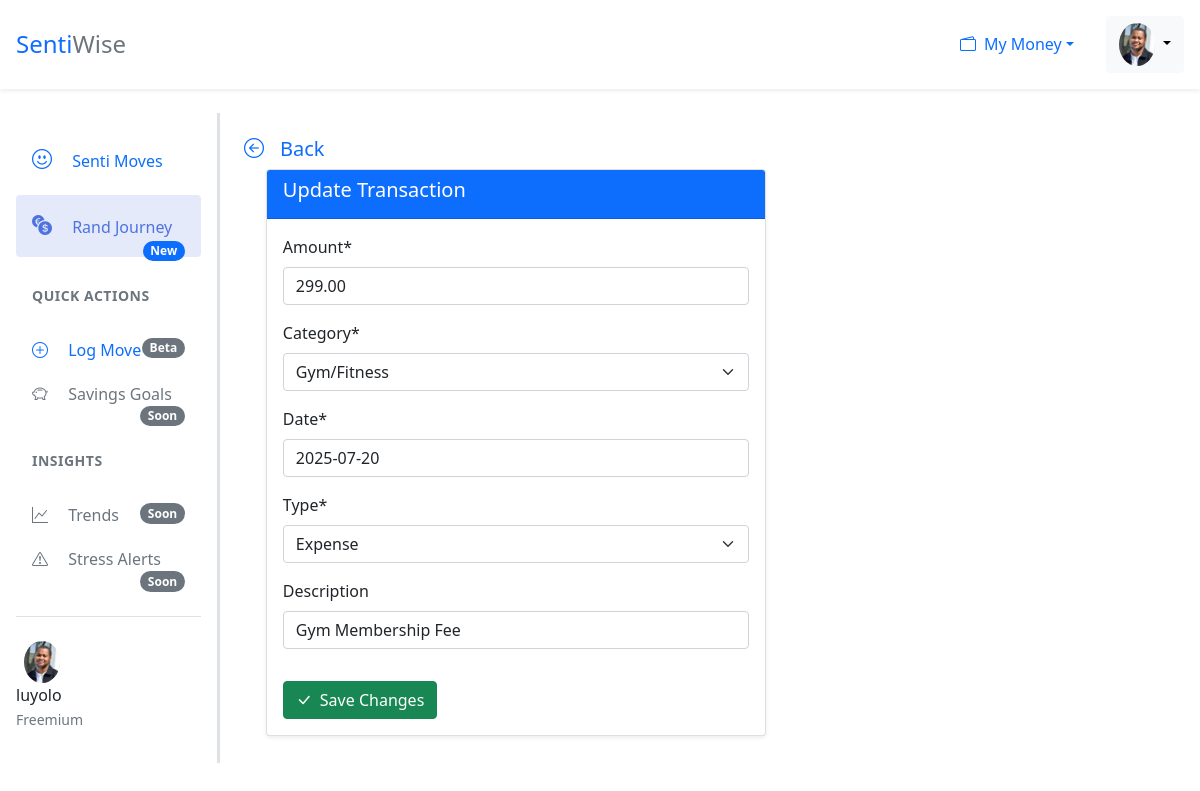
Before: /transactions/2/edit/ (signed in) with the older database file.
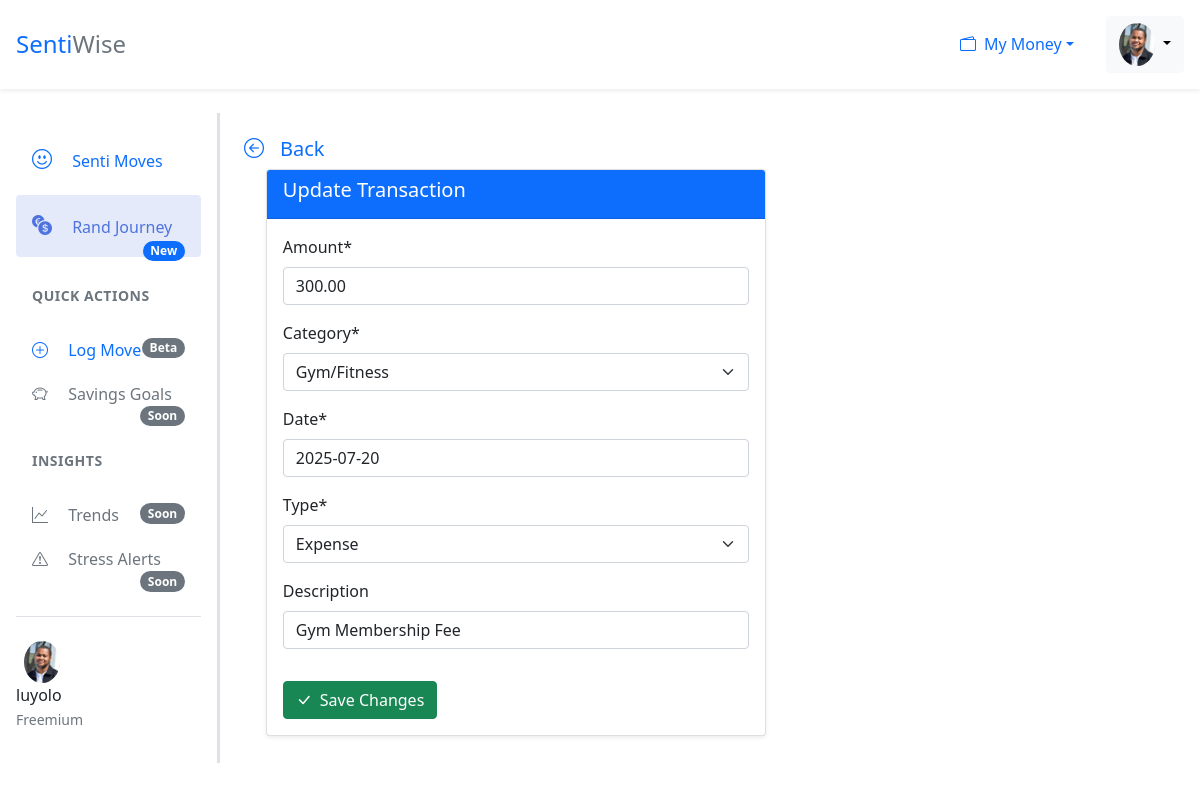
After: the same page with the newer database file.
### transactions/models.py (models this page shows, shortened)
class Transaction(models.Model):
    TRANSACTION_TYPES = (
        ('income', 'Income'),
        ('expense', 'Expense'),
    )
    user = models.ForeignKey(User, on_delete=models.CASCADE, related_name='transactions')
    amount = models.DecimalField(max_digits=10, decimal_places=2)
    category = models.CharField(max_length=22, choices=Category.DEFAULT_CATEGORIES) # preset categories in form
    date = models.DateField()
    type = models.CharField(max_length=7, choices=TRANSACTION_TYPES)
    description = models.CharField(max_length=255, blank=True)

### transactions/views.py (the view)
# urls.py: path('transactions/<int:transaction_id>/edit/', transactions_edit_transaction_page, name='edit_transaction'), # Update
@login_required(login_url='login')
def transactions_edit_transaction_page(request, transaction_id):
    transaction = get_object_or_404(Transaction, id=transaction_id, user=request.user) # (transaction.user = request.user)
    if request.method == "POST":
        form = TransactionForm(request.POST, instance=transaction)
        if form.is_valid():
            transaction.user = request.user
            form.save()
            messages.success(request, 'Move updated.') # Display on list temp
            return redirect ("list_transaction")
    else:
        form = TransactionForm(instance=transaction) # Pre-update
        return render(request, "transactions/edit_transaction.html", {"form": form, "transaction": transaction})

### transactions/forms.py
class TransactionForm(forms.ModelForm):
    class Meta:
        model = Transaction
        fields = ["amount", "category", "date", "type", "description"] # Customize fields

### transactions/templates/transactions/edit_transaction.html (shortened to what this page needs)
{% extends 'transactions/index.html' %}
{% load crispy_forms_tags %}
{% load static %}
{% block content %}
<div class="d-flex">
  <nav class="tracker-sidebar bg-white p-3 border-end border-secondary-emphasis border-3" style="width: 220px;">
      <ul class="nav flex-column">
      <li class="nav-item">
          <a class="nav-link py-3 px-3 mb-1 rounded" href="{% url 'dashboard' %}" data-bs-toggle="tooltip" title="Dashboard" alt="dashboard">
          <i class="bi bi-emoji-smile me-3 fs-5"></i>
          <span class="fw-medium">Senti Moves</span>
          </a>
      </li>
      <li class="nav-item">
          <a class="nav-link active py-3 px-3 mb-1 rounded" href="{% url 'list_transaction' %}" data-bs-toggle="tooltip" title="Track your income and spending">
          <i class="bi bi-currency-exchange me-3 fs-5"></i>
          <span class="fw-medium">Rand Journey</span>
          <span class="badge bg-primary rounded-pill float-end">New</span>
          </a>
      </li>
      <li class="nav-section-header mt-4 mb-4 px-3 text-uppercase small text-muted fw-bold">Quick Actions</li>
      <li class="nav-item">
          <a class="nav-link py-2 px-3 mb-1 rounded" href="{% url 'add_transaction' %}" data-bs-toggle="tooltip" title="Add transactions" alt="add transactions">
          <i class="bi bi-plus-circle me-3"></i>
          <span>Log Move</span>
          <span class="badge bg-secondary rounded-pill float-end">Beta</span>
          </a>
      </li>
      <li class="nav-item">
          <a class="nav-link py-2 px-3 mb-1 rounded" href="#">
          <i class="text-muted bi bi-piggy-bank me-3"></i>
          <span class="text-muted">Savings Goals</span>
          <span class="badge bg-secondary rounded-pill float-end">Soon</span>
          </a>
      </li>
      <li class="nav-section-header mt-4 mb-4 px-3 text-uppercase small text-muted fw-bold">Insights</li>
      <li class="nav-item">
          <a class="nav-link py-2 px-3 mb-1 rounded" href="#">
          <i class="text-muted bi bi-graph-up me-3"></i>
          <span class="text-muted">Trends</span>
          <span class="badge bg-secondary rounded-pill float-end">Soon</span>
          </a>
      </li>
      <li class="nav-item">
          <a class="nav-link py-2 px-3 mb-1 rounded" href="#">
          <i class="text-muted bi bi-exclamation-triangle me-3"></i>
          <span class="text-muted">Stress Alerts</span>
          <span class="badge bg-secondary rounded-pill float-end">Soon</span>
          </a>
      </li>
      </ul>
      <br>
      <div class="sidebar-footer mt-auto pt-4 border-top">
      <div class="d-flex align-items-center px-2">
          <img src="{% static 'images/luyolo.jpg' %}" width="36" class="rounded-circle me-2">
      </div>
          <div>
          <div class="fw-medium">{{ request.user }}</div>
          <small class="text-muted">Freemium</small>
          </div>
      </div>
  </nav>
  <main class="tracker-main-content p-4 flex-grow-1">
    <div id="back-block">
        <h5><a class="back-redirect fw-medium" href="{% url 'list_transaction' %}">
          <i class="bi bi-arrow-left-circle me-3"></i>Back</a>
        </h5>
    </div>
    <div class="container-fluid">
      <div class="row">
        <div class="col-md-7 d-flex align-items-start justify-content-center">
          <div class="card shadow-sm w-100" style="max-width: 500px;">
            <div class="card-header bg-primary text-white">
              <h5>Update Transaction</h5>
            </div>
            <div class="card-body">
              <form method="post">
                {{ form|crispy }}
                <button type="submit" class="btn btn-success mt-3">
                  <i class="bi bi-check-lg me-2"></i>Save Changes
                </button>
              </form>
            </div>
          </div>
        </div>
      </div>
    </div>
  </main>
</div>
{% endblock %}

Changed rows visible on the page:
changed Transaction "Gym/Fitness": amount "299.00" → "300.00"
